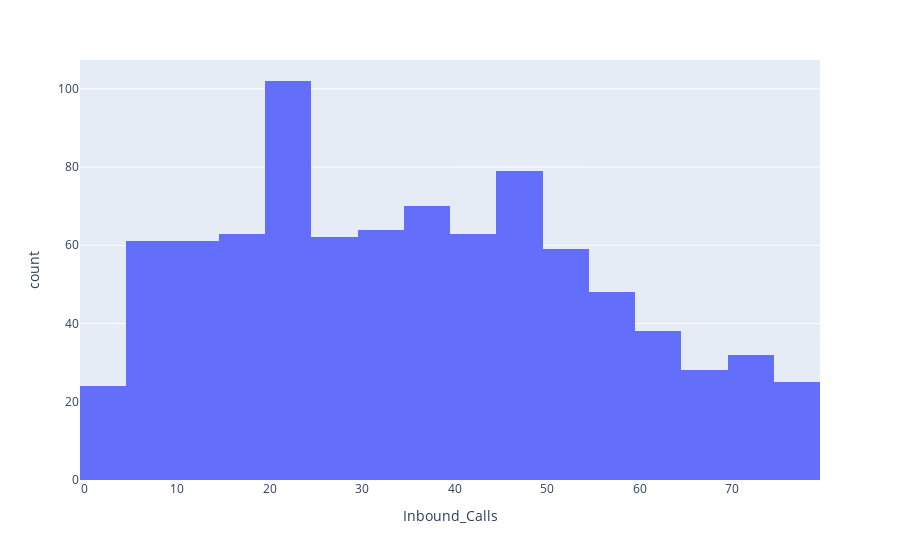

Notebook cell for this chart:
### Code cell
import plotly.express as px

fig = px.histogram(sck_pd, x="Inbound_Calls")
fig.show()

### Figure 1 — Plotly figure (JSON) as saved in the notebook; plotly's stock layout.template omitted (floating-point values rounded to 4 significant figures; data arrays with more than 128 entries replaced by an {"elided": "..."} marker saying what was removed)
{"data": [{"alignmentgroup": "True", "bingroup": "x", "hovertemplate": "Inbound_Calls=%{x}<br>count=%{y}<extra></extra>", "legendgroup": "", "marker": {"color": "#636efa"}, "name": "", "offsetgroup": "", "orientation": "v", "showlegend": false, "type": "histogram", "x": {"elided": "879 int values"}, "xaxis": "x", "yaxis": "y"}], "layout": {"barmode": "relative", "legend": {"tracegroupgap": 0}, "margin": {"t": 60}, "xaxis": {"anchor": "y", "domain": [0, 1], "title": {"text": "Inbound_Calls"}}, "yaxis": {"anchor": "x", "domain": [0, 1], "title": {"text": "count"}}}}
